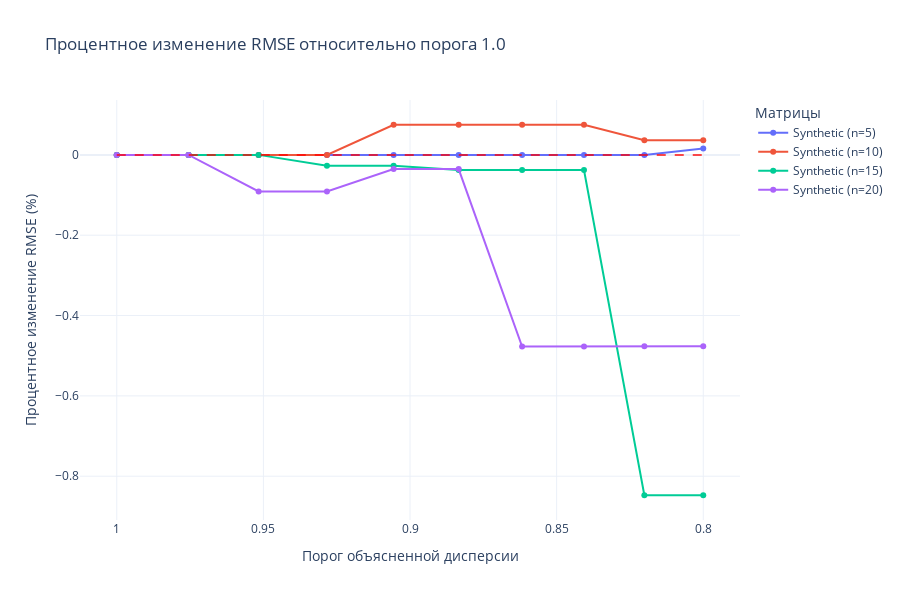

Here is the notebook cell this chart was saved with:
### Code cell
synthetic_matrices = []
synthetic_names = []

for n_features in [5, 10, 15, 20]:
    X, y = np.random_matrix((1000, n_features)), np.random_matrix((1000, 1))

    synthetic_matrices.append((X, y))
    synthetic_names.append(f"Synthetic (n={n_features})")

optimal_results_synthetic = analyze_test_pca(synthetic_matrices, synthetic_names)

### Figure 1 — Plotly figure (JSON) as saved in the notebook; plotly's stock layout.template omitted (floating-point values rounded to 4 significant figures)
{"data": [{"hovertemplate": "<b>Synthetic (n=5)</b><br>Порог: %{x:.3f}<br>Изменение RMSE: %{y:.2f}%<extra></extra>", "mode": "lines+markers", "name": "Synthetic (n=5)", "type": "scatter", "x": [1, 0.9755, 0.9516, 0.9283, 0.9056, 0.8834, 0.8618, 0.8407, 0.8201, 0.8], "y": [0, 0, 0, 0, 0, 0, 0, 0, 0, 0.01603]}, {"hovertemplate": "<b>Synthetic (n=10)</b><br>Порог: %{x:.3f}<br>Изменение RMSE: %{y:.2f}%<extra></extra>", "mode": "lines+markers", "name": "Synthetic (n=10)", "type": "scatter", "x": [1, 0.9755, 0.9516, 0.9283, 0.9056, 0.8834, 0.8618, 0.8407, 0.8201, 0.8], "y": [0, 0, 0, 0, 0.07502, 0.07502, 0.07502, 0.07502, 0.03633, 0.03633]}, {"hovertemplate": "<b>Synthetic (n=15)</b><br>Порог: %{x:.3f}<br>Изменение RMSE: %{y:.2f}%<extra></extra>", "mode": "lines+markers", "name": "Synthetic (n=15)", "type": "scatter", "x": [1, 0.9755, 0.9516, 0.9283, 0.9056, 0.8834, 0.8618, 0.8407, 0.8201, 0.8], "y": [0, 0, 0, -0.0273, -0.0273, -0.03793, -0.03793, -0.03793, -0.8474, -0.8474]}, {"hovertemplate": "<b>Synthetic (n=20)</b><br>Порог: %{x:.3f}<br>Изменение RMSE: %{y:.2f}%<extra></extra>", "mode": "lines+markers", "name": "Synthetic (n=20)", "type": "scatter", "x": [1, 0.9755, 0.9516, 0.9283, 0.9056, 0.8834, 0.8618, 0.8407, 0.8201, 0.8], "y": [0, 0, -0.0912, -0.0912, -0.03532, -0.03532, -0.4772, -0.4772, -0.4763, -0.4763]}], "layout": {"height": 600, "legend": {"title": {"text": "Матрицы"}}, "shapes": [{"line": {"color": "red", "dash": "dash"}, "opacity": 0.7, "type": "line", "x0": 1, "x1": 0.8, "y0": 0, "y1": 0}], "title": {"text": "Процентное изменение RMSE относительно порога 1.0"}, "xaxis": {"autorange": "reversed", "title": {"text": "Порог объясненной дисперсии"}}, "yaxis": {"title": {"text": "Процентное изменение RMSE (%)"}}}}
